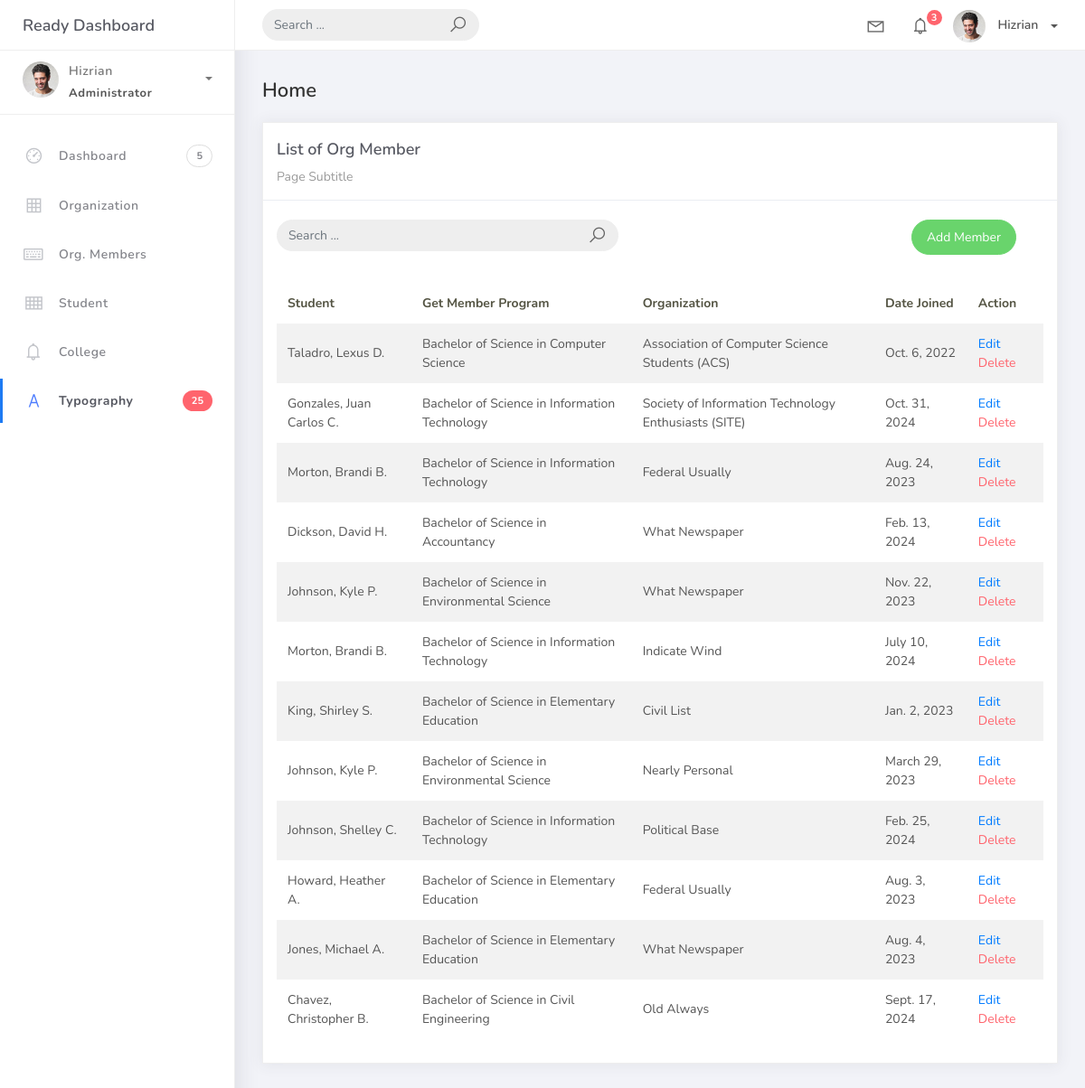
The app's page /orgmember_list, older data.
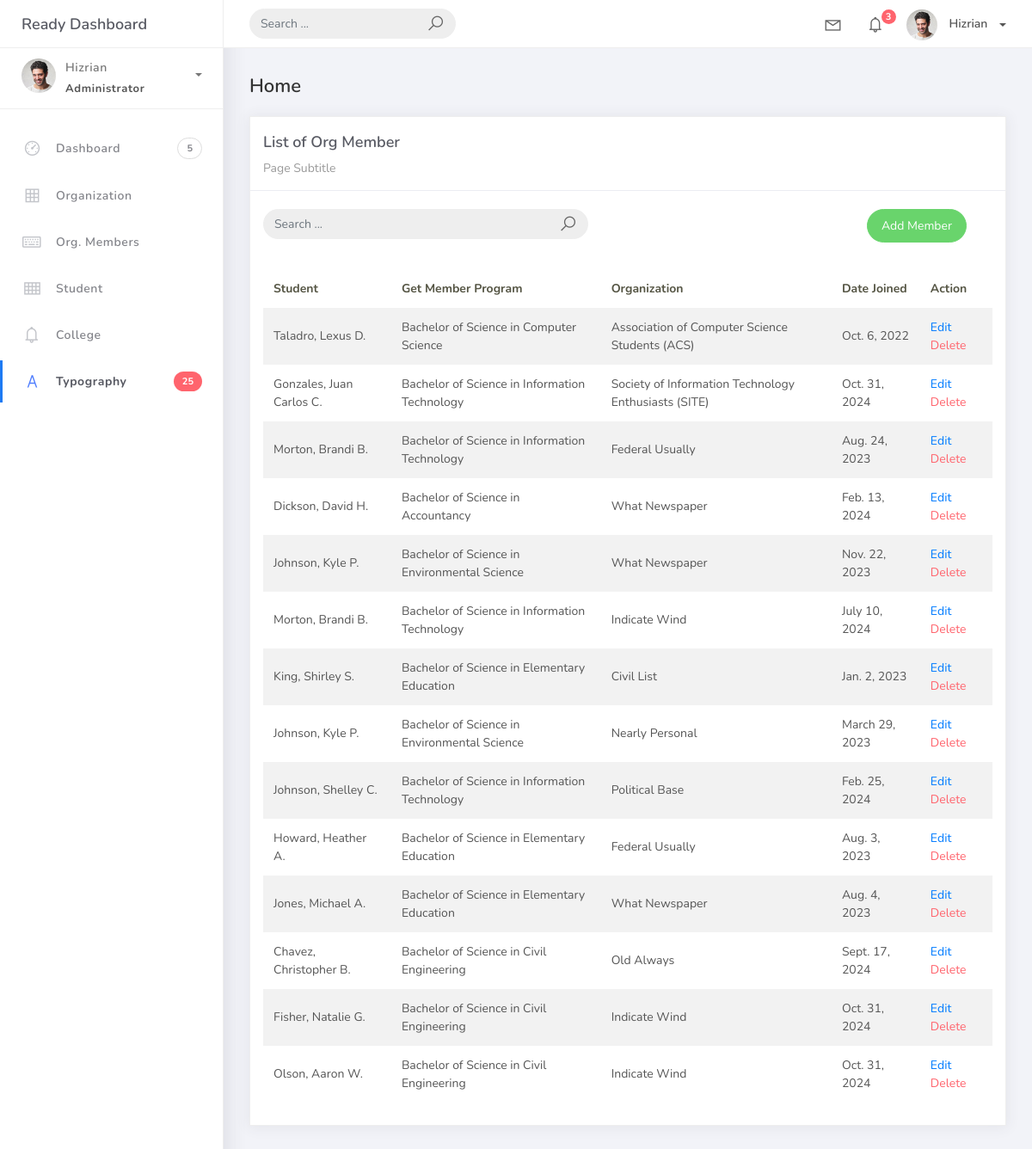
The same page, newer data.
### studentorg/models.py (models this page shows)
class BaseModel(models.Model):
    created_at = models.DateTimeField(auto_now_add=True, db_index=True)
    updated_at = models.DateTimeField(auto_now=True)
    class Meta:
        abstract = True

class OrgMember(BaseModel):
    student = models.ForeignKey(Student, on_delete=models.CASCADE)
    organization = models.ForeignKey(Organization, on_delete=models.CASCADE)
    date_joined = models.DateField()

class Student(BaseModel):
    student_id = models.CharField(max_length=15)
    lastname = models.CharField(max_length=25)
    firstname = models.CharField(max_length=25, blank=True, null=True)
    middlename = models.CharField(max_length=25, blank=True, null=True)
    program = models.ForeignKey(Program, on_delete=models.CASCADE)
    def __str__(self):
        return f"{self.lastname}, {self.firstname} {self.middlename[0].upper()}."

class Program(BaseModel):
    prog_name = models.CharField(max_length=150)
    college = models.ForeignKey(College, on_delete=models.CASCADE)
    def __str__(self):
        return self.prog_name

class Organization(BaseModel):
    name = models.CharField(max_length=250)
    college = models.ForeignKey(College, null=True, blank=True, on_delete=models.CASCADE)
    description = models.CharField(max_length=500)
    def __str__(self):
        return self.name

### studentorg/views.py (the view)
# urls.py: path('orgmember_list', OrgMemberList.as_view(), name='orgmember-list'),
class OrgMemberList(ListView):
    model = OrgMember
    template_name = 'org_mem_list.html'
    context_object_name = 'org_members'
    success_url = reverse_lazy('orgmember-list')
    def get_queryset(self):
        queryset = super().get_queryset()
        for member in queryset:
            try:
                member.program = Student.objects.get(id=member.student_id).program
            except Student.DoesNotExist:
                member.program = None
        return queryset

### templates/org_mem_list.html (shortened to what this page needs)
{% extends 'base.html' %}
{% load static %}
{% block content %}
<div class="content">
  <div class="container-fluid">
    <h4 class="page-title">Home</h4>
    <div class="row">
      <div class="col-md-12">
        <div class="card">
          <div class="card-header">
            <div class="card-title">List of Org Member</div>
            <div class="card-category">Page Subtitle</div>
          </div>
          <br/>
            <div class="col-md-12 row">
            <div class="col-md-6">
                <form class="navbar-left navbar-form nav-search mr-md-3" action="">
                <div class="input-group">
                    <input type="text" placeholder="Search ..." class="form-control" />
                    <div class="input-group-append">
                    <span class="input-group-text">
                        <i class="la la-search search-icon"></i>
                    </span>
                    </div>
                </div>
                </form>
            </div>
  <div class="col-md-6">
    <div class="pull-right">
      <a href="{% url 'orgmember-add' %}" class="btn btn-success btn-rounded">Add Member</a>
    </div>
  </div>
</div>
          <div class="card-body">
            <table class="table table-striped mt-3">
              <thead>
                <tr>
                  <th scope="col">Student</th>
                  <th scope="col">Get Member Program</th>
                  <th scope="col">Organization</th>
                  <th scope="col">Date Joined</th>
                  <th scope="col">Action</th>
                </tr>
              </thead>
              <tbody>
                {% for object in object_list %}
                  <tr>
                    <td>{{ object.student }}</td>
                    <td>{{ object.program }}</td>
                    <td>{{ object.organization }}</td>
                    <td>{{ object.date_joined }}</td>
                    <td>
                        <a href="orgmember_list/{{ object.id }}">Edit</a>
                        <a href="orgmember_list/{{ object.id }}/delete" class="text-danger">Delete</a>
                    </td>
                {% endfor %}
              </tbody>
            </table>
          </div>
        </div>
      </div>
    </div>
  </div>
</div>
{% endblock %}

Row changes from the older to the newer data that the page shows:
added OrgMember: student "Fisher, Natalie G.", program "Bachelor of Science in Civil Engineering", organization "Indicate Wind", date_joined "Oct. 31, 2024"
added OrgMember: student "Olson, Aaron W.", program "Bachelor of Science in Civil Engineering", organization "Indicate Wind", date_joined "Oct. 31, 2024"
